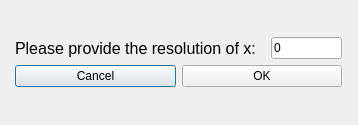
<?xml version="1.0" encoding="UTF-8"?>
<ui version="4.0">
 <class>Dialog</class>
 <widget class="QDialog" name="Dialog">
  <property name="geometry">
   <rect>
    <x>0</x>
    <y>0</y>
    <width>358</width>
    <height>125</height>
   </rect>
  </property>
  <property name="windowTitle">
   <string>Dialog</string>
  </property>
  <layout class="QGridLayout" name="gridLayout">
   <item row="0" column="0">
    <layout class="QVBoxLayout" name="verticalLayout">
     <item>
      <layout class="QHBoxLayout" name="horizontalLayout">
       <item>
        <widget class="QLabel" name="label">
         <property name="sizePolicy">
          <sizepolicy hsizetype="Expanding" vsizetype="Preferred">
           <horstretch>0</horstretch>
           <verstretch>0</verstretch>
          </sizepolicy>
         </property>
         <property name="maximumSize">
          <size>
           <width>250</width>
           <height>16777215</height>
          </size>
         </property>
         <property name="font">
          <font>
           <pointsize>12</pointsize>
          </font>
         </property>
         <property name="text">
          <string>Please provide the resolution of x: </string>
         </property>
        </widget>
       </item>
       <item>
        <widget class="QLineEdit" name="resLineEdit">
         <property name="maximumSize">
          <size>
           <width>71</width>
           <height>16777215</height>
          </size>
         </property>
         <property name="text">
          <string>0</string>
         </property>
        </widget>
       </item>
      </layout>
     </item>
     <item>
      <layout class="QHBoxLayout" name="horizontalLayout_3">
       <item>
        <widget class="QPushButton" name="cancelPushButton">
         <property name="text">
          <string>Cancel</string>
         </property>
        </widget>
       </item>
       <item>
        <widget class="QPushButton" name="okPushButton">
         <property name="text">
          <string>OK</string>
         </property>
        </widget>
       </item>
      </layout>
     </item>
    </layout>
   </item>
  </layout>
 </widget>
 <resources/>
 <connections/>
</ui>
